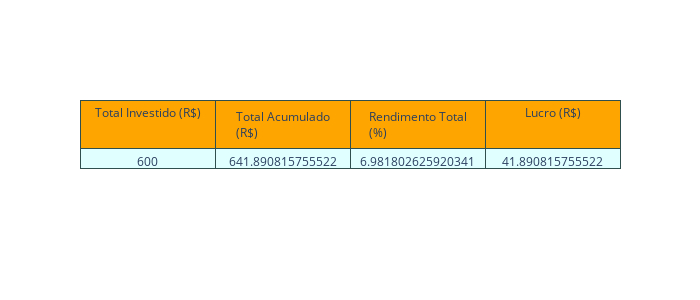

Notebook cell for this chart:
### Code cell
plot_performance_table(total_invested_value_stock, total_accumulated_value_stock, 
                           total_yeld_stock, profit_stock)

### Figure 1 — Plotly figure (JSON) as saved in the notebook; plotly's stock layout.template omitted (floating-point values rounded to 4 significant figures)
{"data": [{"cells": {"align": "center", "fill": {"color": "lightcyan"}, "line": {"color": "darkslategray"}, "values": [[600], [641.9], [6.982], [[41.89]]]}, "header": {"align": "center", "fill": {"color": "orange"}, "line": {"color": "darkslategray"}, "values": ["Total Investido (R$)", "Total Acumulado (R$)", "Rendimento Total (%)", "Lucro (R$)"]}, "type": "table"}], "layout": {"height": 300, "width": 700}}
